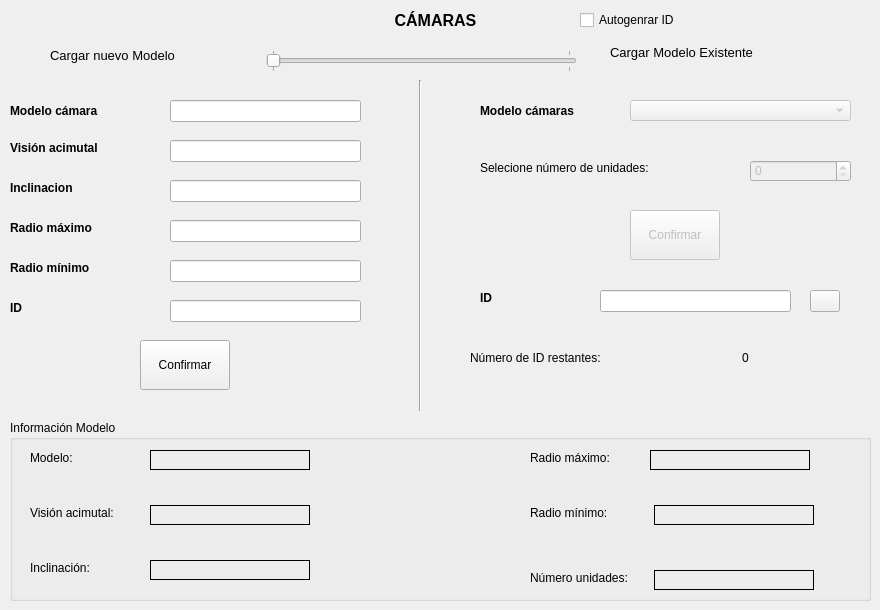
    <widget class="QWidget" name="tab_camaras">
     <attribute name="title">
      <string>CÁMARAS</string>
     </attribute>
     <widget class="QLabel" name="label_5">
      <property name="geometry">
       <rect>
        <x>0</x>
        <y>0</y>
        <width>871</width>
        <height>41</height>
       </rect>
      </property>
      <property name="font">
       <font>
        <pointsize>12</pointsize>
        <weight>75</weight>
        <bold>true</bold>
       </font>
      </property>
      <property name="text">
       <string>CÁMARAS</string>
      </property>
      <property name="textFormat">
       <enum>Qt::AutoText</enum>
      </property>
      <property name="alignment">
       <set>Qt::AlignCenter</set>
      </property>
     </widget>
     <widget class="QComboBox" name="comb_modeloscamaras_2">
      <property name="enabled">
       <bool>false</bool>
      </property>
      <property name="geometry">
       <rect>
        <x>630</x>
        <y>100</y>
        <width>221</width>
        <height>21</height>
       </rect>
      </property>
     </widget>
     <widget class="QLabel" name="label_7">
      <property name="geometry">
       <rect>
        <x>480</x>
        <y>95</y>
        <width>131</width>
        <height>31</height>
       </rect>
      </property>
      <property name="font">
       <font>
        <pointsize>9</pointsize>
        <weight>75</weight>
        <bold>true</bold>
       </font>
      </property>
      <property name="text">
       <string>Modelo cámaras</string>
      </property>
     </widget>
     <widget class="QSlider" name="slider_insertcamara">
      <property name="geometry">
       <rect>
        <x>266</x>
        <y>50</y>
        <width>311</width>
        <height>22</height>
       </rect>
      </property>
      <property name="maximum">
       <number>100</number>
      </property>
      <property name="singleStep">
       <number>100</number>
      </property>
      <property name="pageStep">
       <number>100</number>
      </property>
      <property name="value">
       <number>0</number>
      </property>
      <property name="sliderPosition">
       <number>0</number>
      </property>
      <property name="tracking">
       <bool>true</bool>
      </property>
      <property name="orientation">
       <enum>Qt::Horizontal</enum>
      </property>
      <property name="invertedAppearance">
       <bool>false</bool>
      </property>
      <property name="invertedControls">
       <bool>false</bool>
      </property>
      <property name="tickPosition">
       <enum>QSlider::TicksBothSides</enum>
      </property>
     </widget>
     <widget class="QLabel" name="label_29">
      <property name="geometry">
       <rect>
        <x>50</x>
        <y>40</y>
        <width>171</width>
        <height>31</height>
       </rect>
      </property>
      <property name="font">
       <font>
        <pointsize>10</pointsize>
       </font>
      </property>
      <property name="text">
       <string>Cargar nuevo Modelo</string>
      </property>
     </widget>
     <widget class="QLabel" name="label_30">
      <property name="geometry">
       <rect>
        <x>610</x>
        <y>37</y>
        <width>191</width>
        <height>31</height>
       </rect>
      </property>
      <property name="font">
       <font>
        <pointsize>10</pointsize>
       </font>
      </property>
      <property name="text">
       <string>Cargar Modelo Existente</string>
      </property>
     </widget>
     <widget class="QLineEdit" name="ln_modeloCamara">
      <property name="enabled">
       <bool>true</bool>
      </property>
      <property name="geometry">
       <rect>
        <x>170</x>
        <y>100</y>
        <width>191</width>
        <height>22</height>
       </rect>
      </property>
      <property name="frame">
       <bool>true</bool>
      </property>
     </widget>
     <widget class="QLabel" name="label_31">
      <property name="enabled">
       <bool>true</bool>
      </property>
      <property name="geometry">
       <rect>
        <x>10</x>
        <y>90</y>
        <width>141</width>
        <height>41</height>
       </rect>
      </property>
      <property name="font">
       <font>
        <pointsize>9</pointsize>
        <weight>75</weight>
        <bold>true</bold>
       </font>
      </property>
      <property name="text">
       <string>Modelo cámara</string>
      </property>
     </widget>
     <widget class="QLineEdit" name="ln_radioMin">
      <property name="geometry">
       <rect>
        <x>170</x>
        <y>260</y>
        <width>191</width>
        <height>22</height>
       </rect>
      </property>
     </widget>
     <widget class="QLineEdit" name="ln_inclinacion">
      <property name="geometry">
       <rect>
        <x>170</x>
        <y>180</y>
        <width>191</width>
        <height>22</height>
       </rect>
      </property>
     </widget>
     <widget class="QLineEdit" name="ln_radioMax">
      <property name="geometry">
       <rect>
        <x>170</x>
        <y>220</y>
        <width>191</width>
        <height>22</height>
       </rect>
      </property>
     </widget>
     <widget class="QLabel" name="label_32">
      <property name="geometry">
       <rect>
        <x>10</x>
        <y>260</y>
        <width>151</width>
        <height>16</height>
       </rect>
      </property>
      <property name="font">
       <font>
        <pointsize>9</pointsize>
        <weight>75</weight>
        <bold>true</bold>
       </font>
      </property>
      <property name="text">
       <string>Radio mínimo</string>
      </property>
     </widget>
     <widget class="QLineEdit" name="ln_acimutal">
      <property name="geometry">
       <rect>
        <x>170</x>
        <y>140</y>
        <width>191</width>
        <height>22</height>
       </rect>
      </property>
     </widget>
     <widget class="QLabel" name="label_33">
      <property name="geometry">
       <rect>
        <x>10</x>
        <y>180</y>
        <width>111</width>
        <height>16</height>
       </rect>
      </property>
      <property name="font">
       <font>
        <pointsize>9</pointsize>
        <weight>75</weight>
        <bold>true</bold>
       </font>
      </property>
      <property name="text">
       <string>Inclinacion </string>
      </property>
     </widget>
     <widget class="QLabel" name="label_34">
      <property name="geometry">
       <rect>
        <x>10</x>
        <y>140</y>
        <width>171</width>
        <height>16</height>
       </rect>
      </property>
      <property name="font">
       <font>
        <pointsize>9</pointsize>
        <weight>75</weight>
        <bold>true</bold>
       </font>
      </property>
      <property name="text">
       <string>Visión acimutal</string>
      </property>
     </widget>
     <widget class="QLabel" name="label_35">
      <property name="geometry">
       <rect>
        <x>10</x>
        <y>220</y>
        <width>131</width>
        <height>16</height>
       </rect>
      </property>
      <property name="font">
       <font>
        <pointsize>9</pointsize>
        <weight>75</weight>
        <bold>true</bold>
       </font>
      </property>
      <property name="text">
       <string>Radio máximo</string>
      </property>
     </widget>
     <widget class="QLabel" name="label_36">
      <property name="geometry">
       <rect>
        <x>480</x>
        <y>160</y>
        <width>231</width>
        <height>16</height>
       </rect>
      </property>
      <property name="font">
       <font>
        <pointsize>9</pointsize>
       </font>
      </property>
      <property name="text">
       <string>Selecione número de unidades:</string>
      </property>
     </widget>
     <widget class="QSpinBox" name="sp_numeroCamaras">
      <property name="enabled">
       <bool>false</bool>
      </property>
      <property name="geometry">
       <rect>
        <x>750</x>
        <y>160</y>
        <width>101</width>
        <height>22</height>
       </rect>
      </property>
     </widget>
     <widget class="QPushButton" name="bt_confirmar">
      <property name="enabled">
       <bool>false</bool>
      </property>
      <property name="geometry">
       <rect>
        <x>630</x>
        <y>210</y>
        <width>90</width>
        <height>50</height>
       </rect>
      </property>
      <property name="text">
       <string>Confirmar</string>
      </property>
     </widget>
     <widget class="QGroupBox" name="groupBox_8">
      <property name="geometry">
       <rect>
        <x>10</x>
        <y>420</y>
        <width>861</width>
        <height>181</height>
       </rect>
      </property>
      <property name="title">
       <string>Información Modelo</string>
      </property>
      <widget class="QLabel" name="label_37">
       <property name="geometry">
        <rect>
         <x>20</x>
         <y>30</y>
         <width>91</width>
         <height>16</height>
        </rect>
       </property>
       <property name="text">
        <string>Modelo:</string>
       </property>
      </widget>
      <widget class="QLabel" name="label_38">
       <property name="geometry">
        <rect>
         <x>20</x>
         <y>85</y>
         <width>101</width>
         <height>16</height>
        </rect>
       </property>
       <property name="text">
        <string>Visión acimutal:</string>
       </property>
      </widget>
      <widget class="QLabel" name="label_39">
       <property name="geometry">
        <rect>
         <x>20</x>
         <y>140</y>
         <width>101</width>
         <height>16</height>
        </rect>
       </property>
       <property name="text">
        <string>Inclinación:</string>
       </property>
      </widget>
      <widget class="QLabel" name="label_40">
       <property name="geometry">
        <rect>
         <x>520</x>
         <y>30</y>
         <width>101</width>
         <height>16</height>
        </rect>
       </property>
       <property name="text">
        <string>Radio máximo:</string>
       </property>
      </widget>
      <widget class="QLabel" name="label_41">
       <property name="geometry">
        <rect>
         <x>520</x>
         <y>85</y>
         <width>101</width>
         <height>16</height>
        </rect>
       </property>
       <property name="text">
        <string>Radio mínimo:</string>
       </property>
      </widget>
      <widget class="QLabel" name="label_42">
       <property name="geometry">
        <rect>
         <x>520</x>
         <y>150</y>
         <width>111</width>
         <height>16</height>
        </rect>
       </property>
       <property name="text">
        <string>Número unidades:</string>
       </property>
      </widget>
      <widget class="QLabel" name="lb_infomodelo">
       <property name="geometry">
        <rect>
         <x>140</x>
         <y>30</y>
         <width>160</width>
         <height>20</height>
        </rect>
       </property>
       <property name="frameShape">
        <enum>QFrame::Box</enum>
       </property>
       <property name="frameShadow">
        <enum>QFrame::Plain</enum>
       </property>
       <property name="text">
        <string/>
       </property>
       <property name="alignment">
        <set>Qt::AlignCenter</set>
       </property>
      </widget>
      <widget class="QLabel" name="lb_infoacimutal">
       <property name="geometry">
        <rect>
         <x>140</x>
         <y>85</y>
         <width>160</width>
         <height>20</height>
        </rect>
       </property>
       <property name="frameShape">
        <enum>QFrame::Box</enum>
       </property>
       <property name="text">
        <string/>
       </property>
       <property name="alignment">
        <set>Qt::AlignCenter</set>
       </property>
      </widget>
      <widget class="QLabel" name="lb_infoinclinacion">
       <property name="geometry">
        <rect>
         <x>140</x>
         <y>140</y>
         <width>160</width>
         <height>20</height>
        </rect>
       </property>
       <property name="frameShape">
        <enum>QFrame::Box</enum>
       </property>
       <property name="text">
        <string/>
       </property>
       <property name="alignment">
        <set>Qt::AlignCenter</set>
       </property>
      </widget>
      <widget class="QLabel" name="lb_inforadiomax">
       <property name="geometry">
        <rect>
         <x>640</x>
         <y>30</y>
         <width>160</width>
         <height>20</height>
        </rect>
       </property>
       <property name="frameShape">
        <enum>QFrame::Box</enum>
       </property>
       <property name="text">
        <string/>
       </property>
       <property name="alignment">
        <set>Qt::AlignCenter</set>
       </property>
      </widget>
      <widget class="QLabel" name="lb_inforadiomin">
       <property name="geometry">
        <rect>
         <x>644</x>
         <y>85</y>
         <width>160</width>
         <height>20</height>
        </rect>
       </property>
       <property name="frameShape">
        <enum>QFrame::Box</enum>
       </property>
       <property name="text">
        <string/>
       </property>
       <property name="alignment">
        <set>Qt::AlignCenter</set>
       </property>
      </widget>
      <widget class="QLabel" name="lb_infonumerounidades">
       <property name="geometry">
        <rect>
         <x>644</x>
         <y>150</y>
         <width>160</width>
         <height>20</height>
        </rect>
       </property>
       <property name="frameShape">
        <enum>QFrame::Box</enum>
       </property>
       <property name="text">
        <string/>
       </property>
       <property name="alignment">
        <set>Qt::AlignCenter</set>
       </property>
      </widget>
     </widget>
     <widget class="QPushButton" name="bt_confirmarDatos">
      <property name="geometry">
       <rect>
        <x>140</x>
        <y>340</y>
        <width>90</width>
        <height>50</height>
       </rect>
      </property>
      <property name="text">
       <string>Confirmar</string>
      </property>
     </widget>
     <widget class="Line" name="line">
      <property name="geometry">
       <rect>
        <x>410</x>
        <y>80</y>
        <width>20</width>
        <height>331</height>
       </rect>
      </property>
      <property name="orientation">
       <enum>Qt::Vertical</enum>
      </property>
     </widget>
     <widget class="QLabel" name="label_43">
      <property name="geometry">
       <rect>
        <x>10</x>
        <y>300</y>
        <width>151</width>
        <height>16</height>
       </rect>
      </property>
      <property name="font">
       <font>
        <pointsize>9</pointsize>
        <weight>75</weight>
        <bold>true</bold>
       </font>
      </property>
      <property name="text">
       <string>ID</string>
      </property>
     </widget>
     <widget class="QLineEdit" name="ln_ID">
      <property name="geometry">
       <rect>
        <x>170</x>
        <y>300</y>
        <width>191</width>
        <height>22</height>
       </rect>
      </property>
     </widget>
     <widget class="QCheckBox" name="ck_autogerarID">
      <property name="geometry">
       <rect>
        <x>580</x>
        <y>10</y>
        <width>191</width>
        <height>20</height>
       </rect>
      </property>
      <property name="toolTip">
       <string>Si esta opcion se encuentra marcada los id de las nuevas camaras se generan automaticamente</string>
      </property>
      <property name="text">
       <string>Autogenrar ID</string>
      </property>
     </widget>
     <widget class="QPushButton" name="bt_LnId">
      <property name="geometry">
       <rect>
        <x>810</x>
        <y>290</y>
        <width>30</width>
        <height>22</height>
       </rect>
      </property>
      <property name="text">
       <string/>
      </property>
      <property name="icon">
       <iconset>
        <normaloff>../Imagenes/id.png</normaloff>../Imagenes/id.png</iconset>
      </property>
     </widget>
     <widget class="QLabel" name="lb_idRestante">
      <property name="geometry">
       <rect>
        <x>670</x>
        <y>350</y>
        <width>151</width>
        <height>16</height>
       </rect>
      </property>
      <property name="text">
       <string>0</string>
      </property>
      <property name="alignment">
       <set>Qt::AlignCenter</set>
      </property>
     </widget>
     <widget class="QLineEdit" name="ln_IDEX">
      <property name="geometry">
       <rect>
        <x>600</x>
        <y>290</y>
        <width>191</width>
        <height>22</height>
       </rect>
      </property>
     </widget>
     <widget class="QLabel" name="label_44">
      <property name="geometry">
       <rect>
        <x>480</x>
        <y>290</y>
        <width>151</width>
        <height>16</height>
       </rect>
      </property>
      <property name="font">
       <font>
        <pointsize>9</pointsize>
        <weight>75</weight>
        <bold>true</bold>
       </font>
      </property>
      <property name="text">
       <string>ID</string>
      </property>
     </widget>
     <widget class="QLabel" name="label_22">
      <property name="geometry">
       <rect>
        <x>470</x>
        <y>350</y>
        <width>151</width>
        <height>16</height>
       </rect>
      </property>
      <property name="text">
       <string>Número de ID restantes:</string>
      </property>
     </widget>
    </widget>
